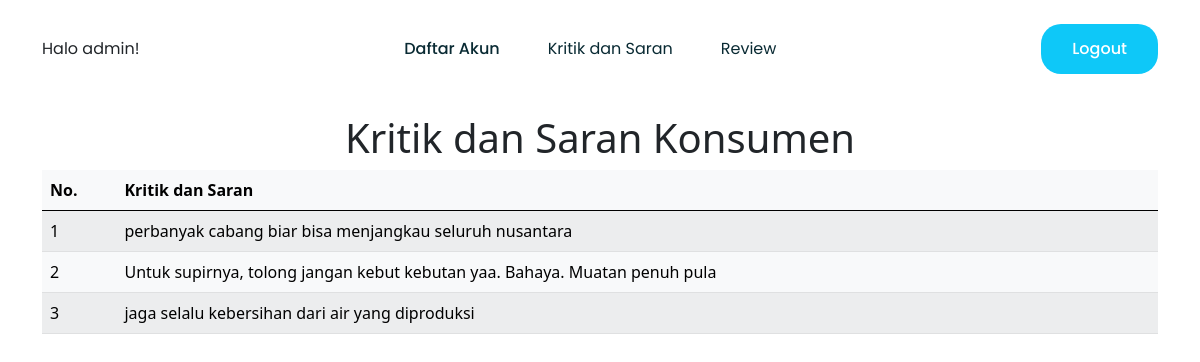
The app's page /kritik_admin.php (signed in) with its own data.
### tables this page shows
CREATE TABLE `kritik` (
  `id` int(11) NOT NULL,
  `kritik` varchar(999) NOT NULL
);

### kritik_admin.php (the view, shortened to what this page needs)
<!DOCTYPE html>
  <html lang="en">
    <head>
      <link href="https://cdn.jsdelivr.net/npm/bootstrap@5.0.0-beta2/dist/css/bootstrap.min.css" rel="stylesheet">
    </head>
    <body>
        <section class="h-100 w-100 bg-white" style="box-sizing: border-box">
        <nav class="navbar-1-1 navbar navbar-expand-lg navbar-light p-4 px-md-4 mb-3 bg-body"
        style="font-family: Poppins, sans-serif">
        <div class="container">
            <div>
            Halo <?php echo $_SESSION['username'];?>!
            </div>
            <div class="collapse navbar-collapse" id="navbarTogglerDemo02">
            <ul class="navbar-nav mx-auto mb-2 mb-lg-0">
                <li class="nav-item">
                <a class="nav-link px-md-4 active" aria-current="page" href="homepage_admin.php">Daftar Akun</a>
                </li>
                <li class="nav-item">
                <a class="nav-link px-md-4" href="kritik_admin.php">Kritik dan Saran</a>
                </li>
                <li class="nav-item">
                <a class="nav-link px-md-4" href="review_admin.php">Review</a>
                </li>
            </ul>
            <div class="d-flex">
                <a class="btn btn-get-started btn-get-started-blue text-white" href="logout.php">Logout</a>
            </div>
            </div>
        </div>
        </nav>
        <div align="center">
            <h1>Kritik dan Saran Konsumen</h1>
        </div>
        <div class="container" align="center">
            <center>
            <table class="table table-light table-striped" >
            <thead>
                <tr >
                    <th scope="col">No.</th>
                    <th scope="col">Kritik dan Saran</th>
                </tr>
            </thead>
            <tbody >
                <?php
                function dekripsi_rot13($decrypt1){
                    for($i=0; $i < strlen($decrypt1); $i++){
                        $c = ord($decrypt1[$i]);
                        if($c >= ord('n') & $c <= ord('z') | $c >= ord('N') & $c <= ord('Z')){
                        $c -= 13;
                        }elseif($c >= ord('a') & $c <= ord('m') | $c >= ord('A') & $c <= ord('M')){
                        $c += 13;
                        }
                        $decrypt1[$i] = chr($c);
                    }
                    return $decrypt1;
                }
                include 'config.php';
                $query = mysqli_query ($connection, "SELECT * from kritik");
                $s=1;
                while ($data=mysqli_fetch_array($query))
                {?>
                <tr>
                <td> <?php echo $s++?></td>
                <td>
                    <?php
                        $message = $data['kritik'];
                        $cipher = "AES-256-CBC";
                        $secret = "12345678901234567890123456789012";
                        $option = 0;
                        $iv = str_repeat("0", openssl_cipher_iv_length($cipher));
                        $decrypt1 = openssl_decrypt($message, $cipher, $secret, $option, $iv);
                        $final = dekripsi_rot13($decrypt1);
                        echo $final;
                    ?>
                </td>
                </tr>
                <?php
                }
                ?>
            </tbody>
            </table>
            </center>
        </div>
    </body>
</html>

### kritik_admin.php (style rules this page uses)
.navbar-1-1.navbar-light .navbar-nav .nav-link { color: #092a33; transition: 0.3s; }
.navbar-1-1.navbar-light .navbar-nav .nav-link.active { font-weight: 500; }
.navbar-1-1 .btn-get-started { border-radius: 20px; padding: 12px 30px; font-weight: 500; }
.navbar-1-1 .btn-get-started-blue { background-color: #0ec8f8; transition: 0.3s; }

### records on screen
kritik: kritik "perbanyak cabang biar bisa menjangkau seluruh nusantara"
kritik: kritik "Untuk supirnya, tolong jangan kebut kebutan yaa. Bahaya. Muatan penuh pula"
kritik: kritik "jaga selalu kebersihan dari air yang diproduksi"

### other values on screen
$_SESSION['username'] "admin"
